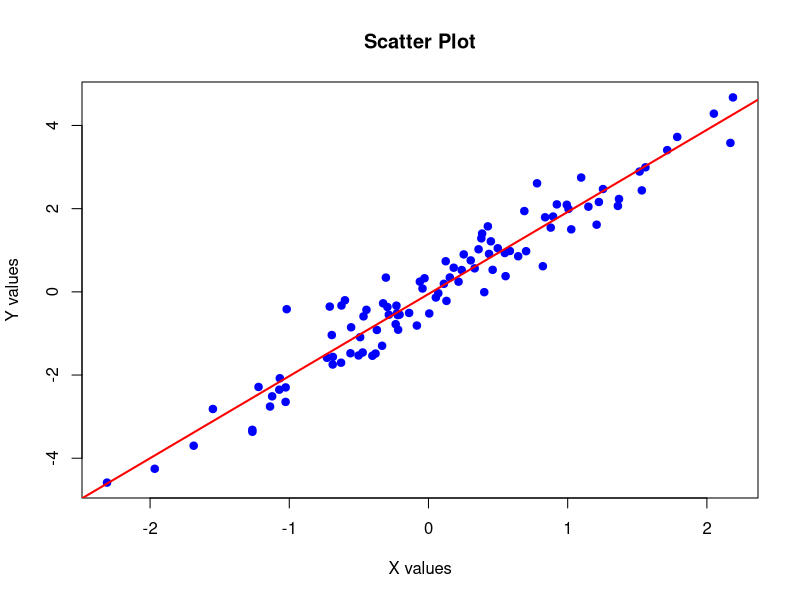
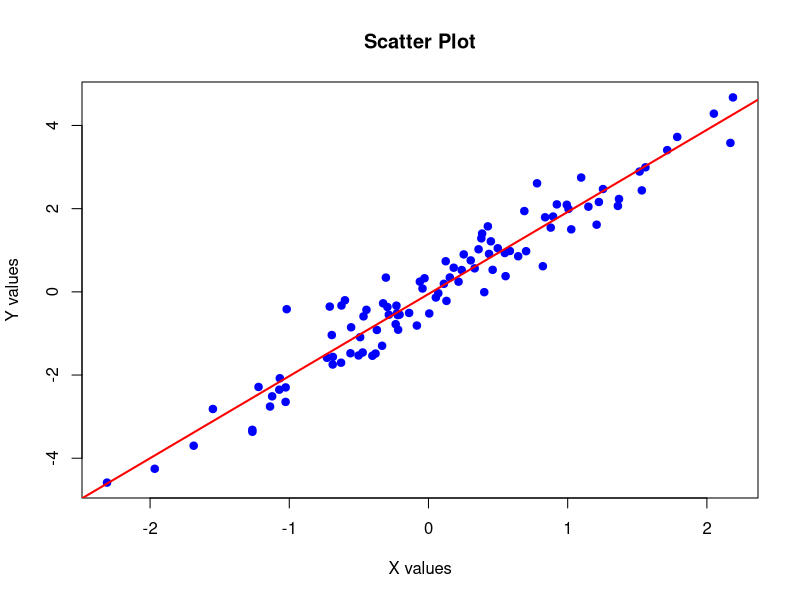

Here is the R script that generated these plots, in order:
# R script to create a scatter plot and save it with a random filename

# Generate some sample data
set.seed(123)  # For reproducible random numbers
x <- rnorm(100)
y <- 2*x + rnorm(100, sd=0.5)  # y is correlated with x

# Create a random filename
random_name <- paste0("scatter_plot_", sample(1000:9999, 1), ".png")

# Create the scatter plot
plot(x, y, 
     main="Scatter Plot", 
     xlab="X values", 
     ylab="Y values",
     pch=19,  # solid circles
     col="blue")

# Add a trend line
abline(lm(y~x), col="red", lwd=2)

# Save the plot with the random filename
png(random_name, width=800, height=600)
plot(x, y, 
     main="Scatter Plot", 
     xlab="X values", 
     ylab="Y values",
     pch=19,  # solid circles
     col="blue")
abline(lm(y~x), col="red", lwd=2)
dev.off()

cat("Scatter plot saved as:", random_name, "\n")
